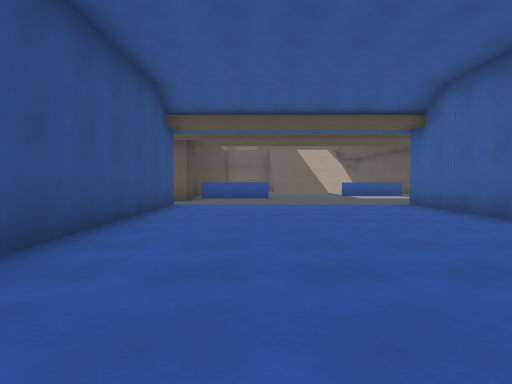
View 1 (above)

22 first-person views from a walk through a 3-D level made in the Godot game engine. The camera is 1.3 m above the floor, tilts 2° down and sees 75° across. The floor is counted in squares, 2 m on a side. Each view is taken from the middle of a square. On the plan, view 1 faces up. The plan holds only what a view shows up to about 10 squares ahead; the rest is blank. The place goes on beyond the plan.

View 2
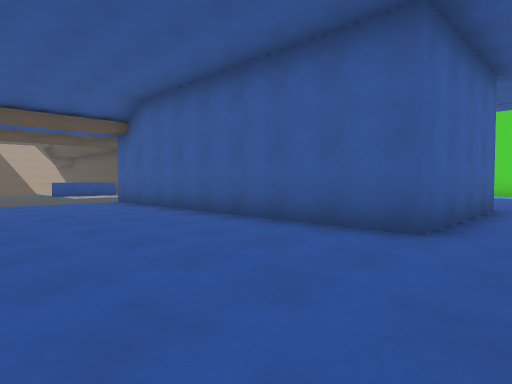

View 3
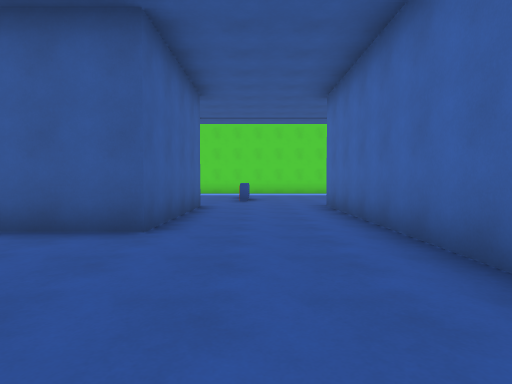

View 4
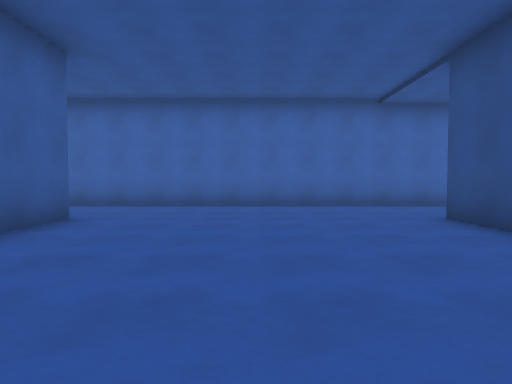

View 5
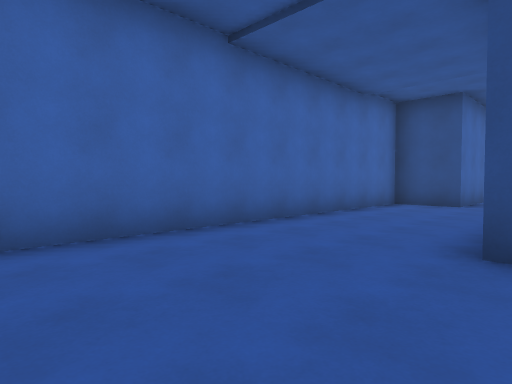

View 6
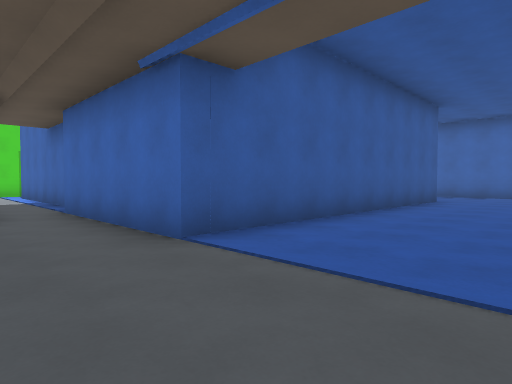

View 7
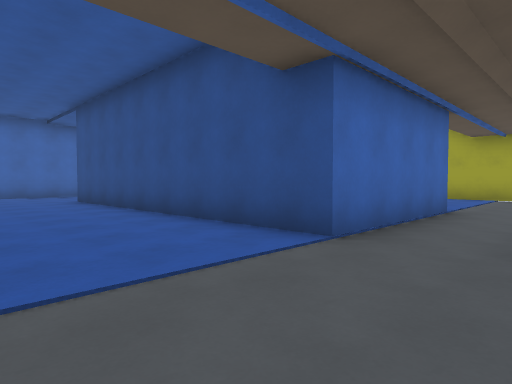

View 8
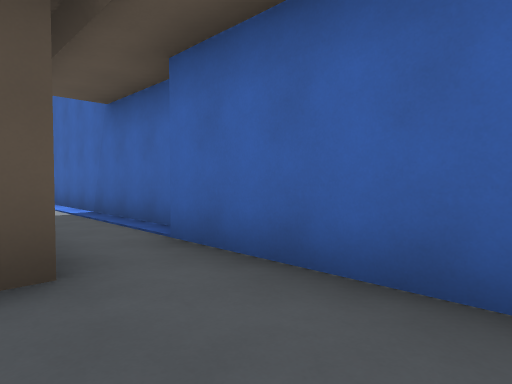

View 9
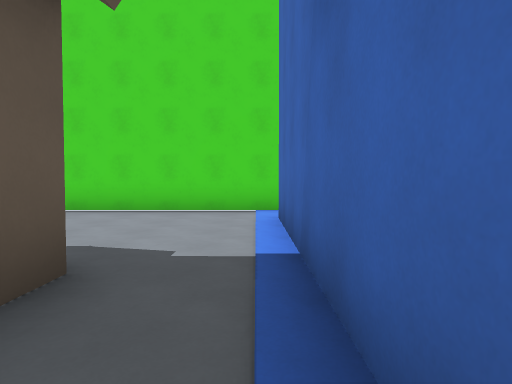

View 10
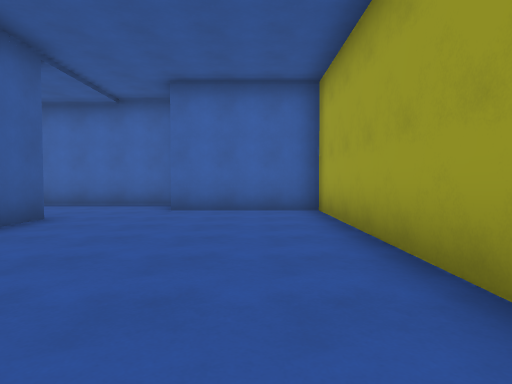

View 11
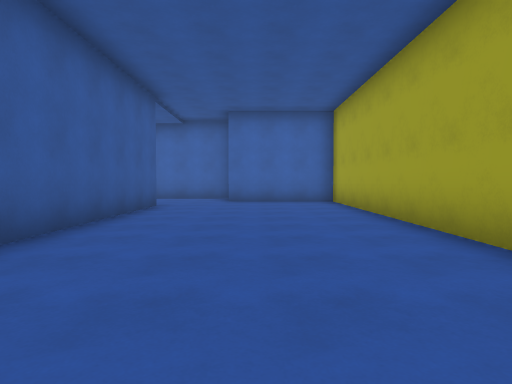

View 12
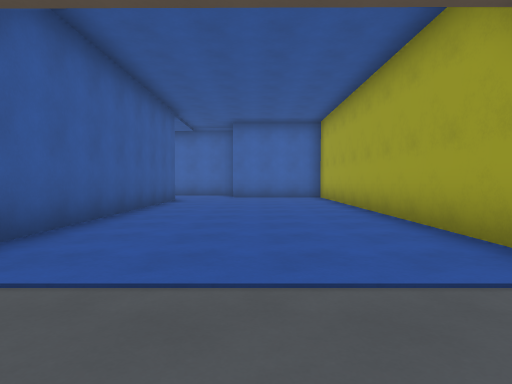

View 13
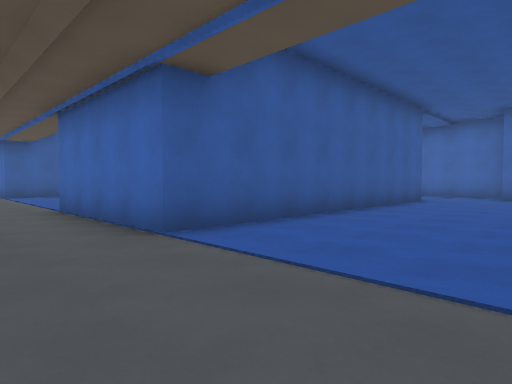

View 14
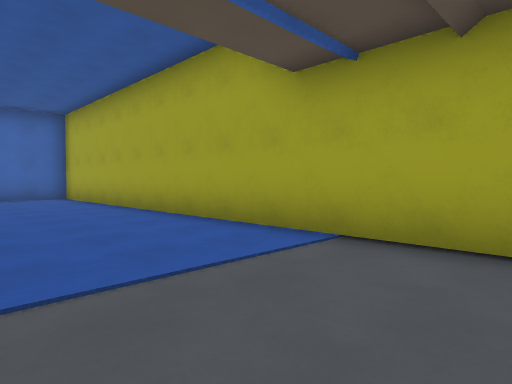

View 15
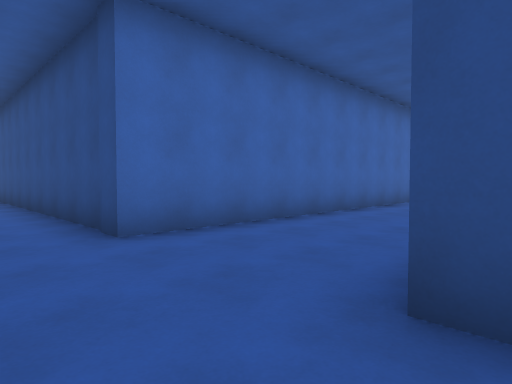

View 16
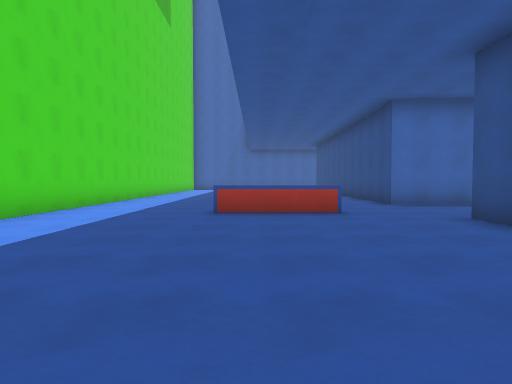

View 17
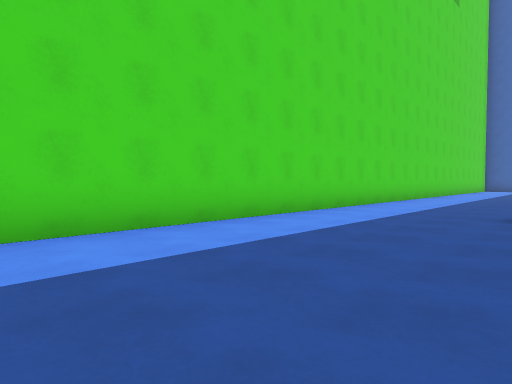

View 18
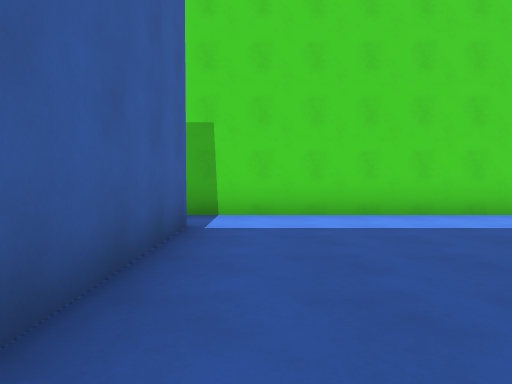

View 19
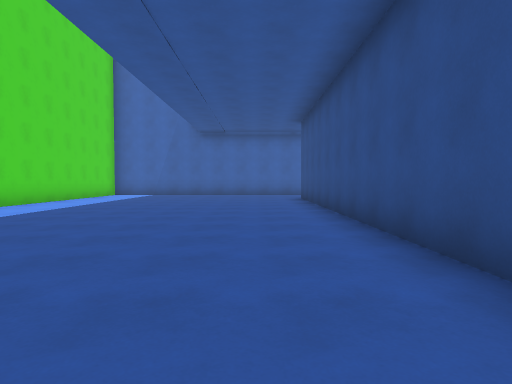

View 20
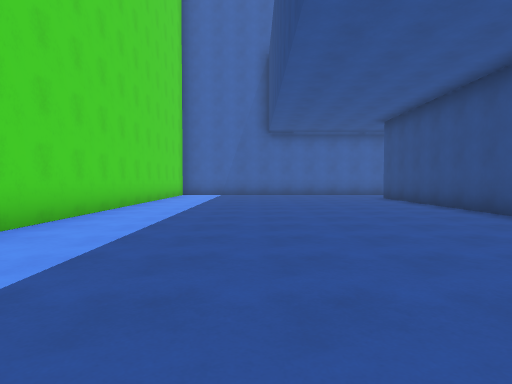

View 21
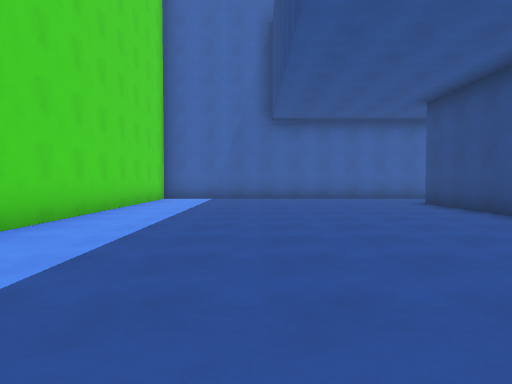

View 22
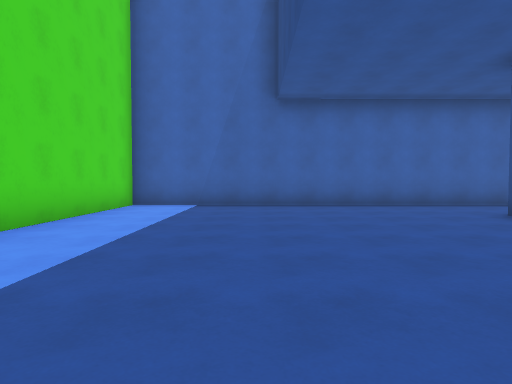

### Floor plan
Points are (right, up) in squares from view 1. A wall is a line through its corners. A room is listed if a view was taken in it or the views show most of it. See-through windows are left out.
Room 1 (views 1, 2, 3, 4, 5, 6, 7, 8, 9)
walls: (9, 8.6) (14.8, 8.6); (8.4, 0.4) (4.1, 0.4) (4.1, 9) (8.4, 9); (-6.4, 9) (-2.2, 9) (-2.2, 0.4); (-6.4, 0.4) (-6.4, 1.4); (-8.2, -1.2) (-8.2, -2.8) (8.4, -2.8); (16.2, 8.5) (16.2, 11.5)
ways out: opening at (-7, 0) to room 2; opening at (-6, 10.5) to room 2; opening at (9.6, -1) to room 3; opening at (15.5, 7.5) to room 3
Room 2 (views 10, 11, 12, 13, 14)
walls: (-6.4, 1.4) (-6.4, 9); (-11.4, 10.6) (-11.4, -1.2) (-8.2, -1.2)
ways out: opening at (-7, 0) to room 1; opening at (-6, 10.5) to room 1
Room 3 (views 15, 16, 17, 18, 19, 20, 21, 22)
walls: (8.4, -2.8) (8.4, -14.1); (16.2, -4) (16.2, 8.5); (10.2, -0.5) (12.9, -0.5); (8.4, 1.4) (8.4, 0.4); (14.8, 7) (11.2, 7); (6.4, -16.7) (16.2, -16.7) (16.2, -6.1)
ways out: opening at (9.6, -1) to room 1; opening at (15.5, 7.5) to room 1

Positions as (right, up) in squares from view 1, and headings:
1: (0, 0), facing up
2: (0, -1), facing up-right
3: (0, -1), facing right
4: (1, 6), facing down
5: (1, 1), facing down-left
6: (1, 11), facing down-right
7: (1, 11), facing down-left
8: (5, 11), facing down-right
9: (9, 9), facing right
10: (-10, 6), facing down
11: (-9, 9), facing down
12: (-9, 11), facing down
13: (-10, 11), facing down-right
14: (-8, 11), facing down-left
15: (10, 1), facing down-left
16: (12, 6), facing down
17: (12, 6), facing down-right
18: (10, 6), facing right
19: (10, -2), facing down
20: (13, -2), facing down
21: (13, -5), facing down
22: (13, -8), facing down
